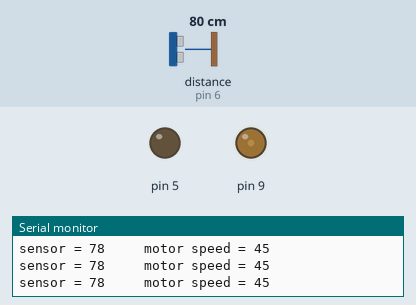
Recording of a sketch running on a simulated Arduino Uno, built with avr-gcc and run on an emulated ATmega328P. Parts: output pins drawn as LEDs (lit = HIGH), the last lines printed to the serial monitor. Wiring (inferred from the names in the program): ultrasonic range finder: trigger pin 7; echo pin 6. The test bench sets the inputs (shaded band); at power-on: distance to the obstacle (sensor on pin 6) 80 cm. The echo pulse lasts 58.3 µs per cm; pins used as bus, display or sensor lines are not drawn.

Above: at 1.2 s.
1.3 s: distance to the obstacle (sensor on pin 6) set to 120 cm
At 2.5 s:
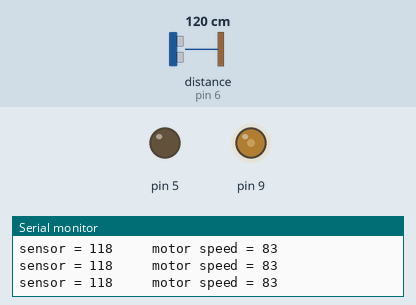
2.8 s: distance to the obstacle (sensor on pin 6) set to 35 cm
At 4.0 s:
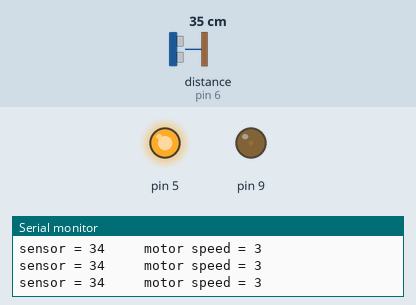
4.3 s: distance to the obstacle (sensor on pin 6) set to 9 cm
At 5.3 s:
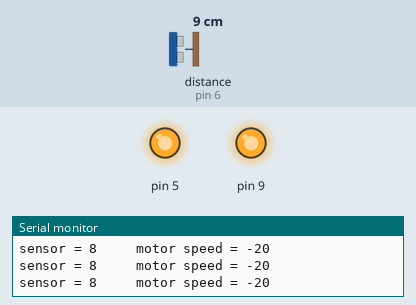
5.8 s: distance to the obstacle (sensor on pin 6) set to 250 cm
At 6.6 s:
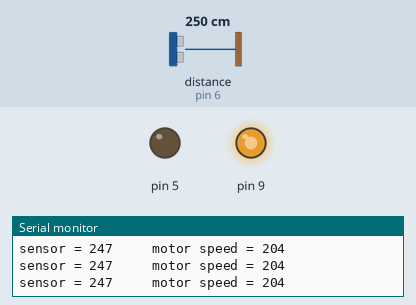
7.3 s: distance to the obstacle (sensor on pin 6) set to 18 cm
At 8.6 s:
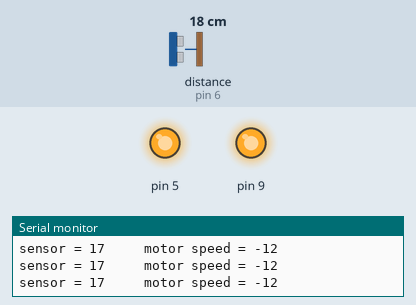
Timing chart, 0 to 9.8 s (numbered marks = the images above; inputs shaded):
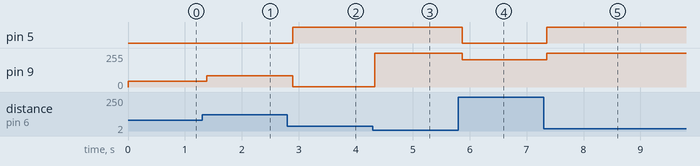

The sketch:

aeb.ino
```cpp
int outputValue = 0;
long duration;
int distance;
int trig = 7;
int echo = 6;

void setup()
{
  pinMode(5, OUTPUT);
  pinMode(9, OUTPUT);
  Serial.begin(9600);
  pinMode(echo, INPUT);
  pinMode(trig, OUTPUT);
  Serial.begin(9600);
  digitalWrite(trig, LOW);
}

void loop()
{
  // read the value from the sensor
  digitalWrite(trig, HIGH);
  delayMicroseconds(10);
  digitalWrite(trig, LOW);
  duration = pulseIn(echo, HIGH);
  distance = duration * 0.034 / 2;
  outputValue = map(distance, 30, 300, 0, 255);

  analogWrite(9, outputValue);

  if(distance < 60){
  	digitalWrite(5, HIGH);
  } else{
  	digitalWrite(5, LOW);
  }

  Serial.print("sensor = ");
  Serial.print(distance);
  Serial.print("     motor speed = ");
  Serial.println(outputValue);
  delay(100); // Wait for 100 millisecond(s)
}
```

Measured:
- after the input at 1.3 s, pin 9: 45/255 → 83/255 after 0.08 s
- after the input at 2.8 s, pin 5: LOW → HIGH after 0.09 s; pin 9: 83/255 → 3/255 after 0.09 s
- after the input at 4.3 s, pin 9: 3/255 → 255/255 at once
- after the input at 5.8 s, pin 5: HIGH → LOW after 0.07 s; pin 9: 255/255 → 204/255 after 0.07 s
- after the input at 7.3 s, pin 5: LOW → HIGH after 0.06 s; pin 9: 204/255 → 255/255 after 0.06 s
